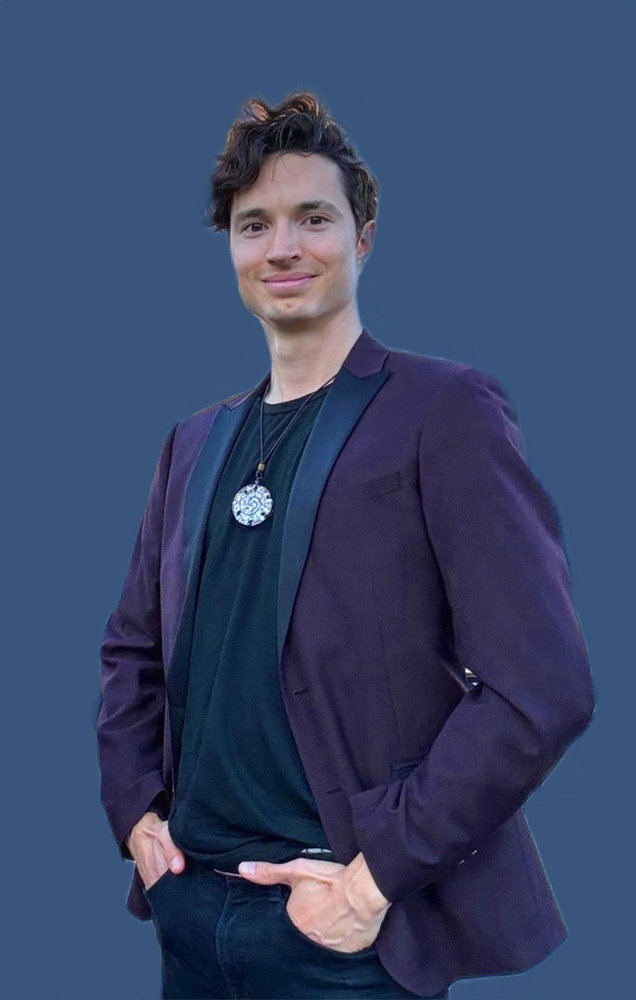
#> input picture images/Michael-Mooring.jpeg, 636 x 1000 px, shrunk from 1272 x 2000 before the run
$ python dechecker.py ../../images/Michael-Mooring.jpeg ../../images/abdul.jpeg
#> lines starting #> are read from the running program, lines starting #| are printed output that depends on the picture; after the words box and inside, x2 and y2 are one past the last pixel; in counts of white or black regions, pixels touching at a corner belong together
#!/usr/bin/env python3
"""Turn Gemini's *painted* transparency checkerboard into a real alpha channel.

Nano-banana ("gemini-2.5-flash-image") cannot emit an alpha channel. Asked for a
cutout it renders the checkerboard as literal pixels, so the PNG comes back
opaque RGB with a grid baked in. This keys that grid out.

Flood-filling inward from the border (rather than keying every checker-coloured
pixel globally) is what keeps the grey highlights on the mechanical forearm from
being punched into holes -- they are the same colour as the checker squares.

    python3 dechecker.py in.png out.png [--feather 1.2] [--tol 26]
"""
import sys
from collections import deque

import numpy as np
from PIL import Image, ImageFilter


def checker_colors(rgb, band=6):
    """The two alternating square colours, read off the image border."""
    edge = np.concatenate([
        rgb[:band].reshape(-1, 3), rgb[-band:].reshape(-1, 3),
        rgb[:, :band].reshape(-1, 3), rgb[:, -band:].reshape(-1, 3),
    ])
    uniq, counts = np.unique(edge, axis=0, return_counts=True)
    return uniq[np.argsort(-counts)[:2]].astype(np.int16)


def main():
    src, dst = sys.argv[1], sys.argv[2]
    args = sys.argv[3:]
    feather = float(args[args.index("--feather") + 1]) if "--feather" in args else 1.2
    tol = float(args[args.index("--tol") + 1]) if "--tol" in args else 26.0

    rgb = np.asarray(Image.open(src).convert("RGB"), dtype=np.int16)
    h, w, _ = rgb.shape
#> h = 1000; w = 636
    cols = checker_colors(rgb)
#> in checker_colors, `uniq, counts = np.unique(edge, axis=0, return_counts=True)`: uniq = 853 rows, first 8: [0, 5, 34], [0, 6, 35], [0, 7, 36], [0, 9, 35], [0, 9, 38], [0, 10, 36], [0, 10, 38], [0, 11, 37]; counts = 853 values, max 16909 at index 822, min 1 at index 0, mean 23.02
#> cols = [[57, 85, 124], [58, 86, 125]]

    # Distance to the nearer checker colour: 0 = pure background, high = subject.
    dist = np.min([np.linalg.norm(rgb - c, axis=2) for c in cols], axis=0)
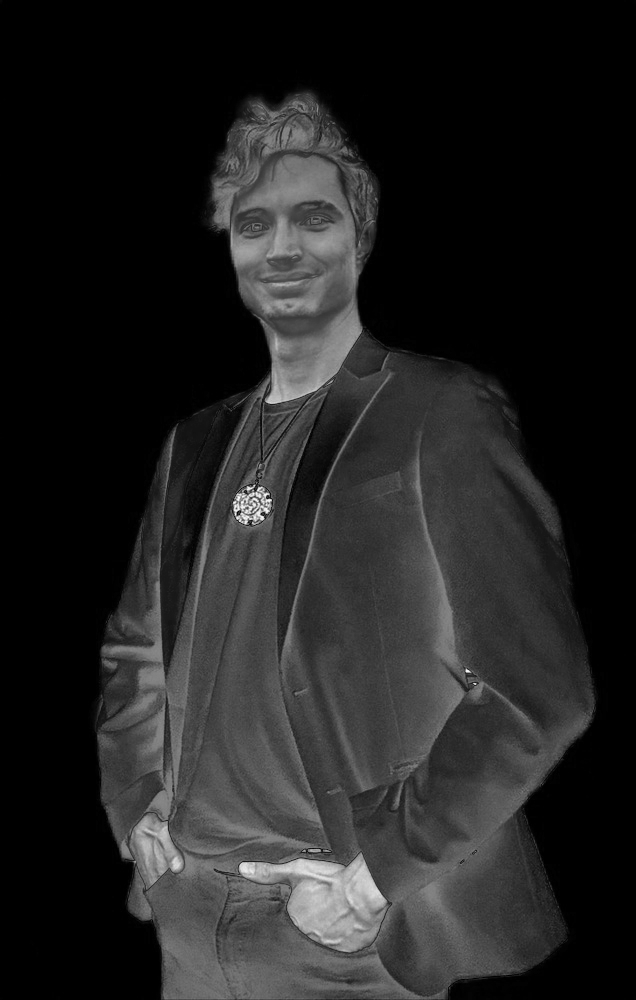
#> dist: shape (1000, 636) float64; min 0, max 277.8, mean 37.4; drawn with min black and max white
    is_bg = dist <= tol
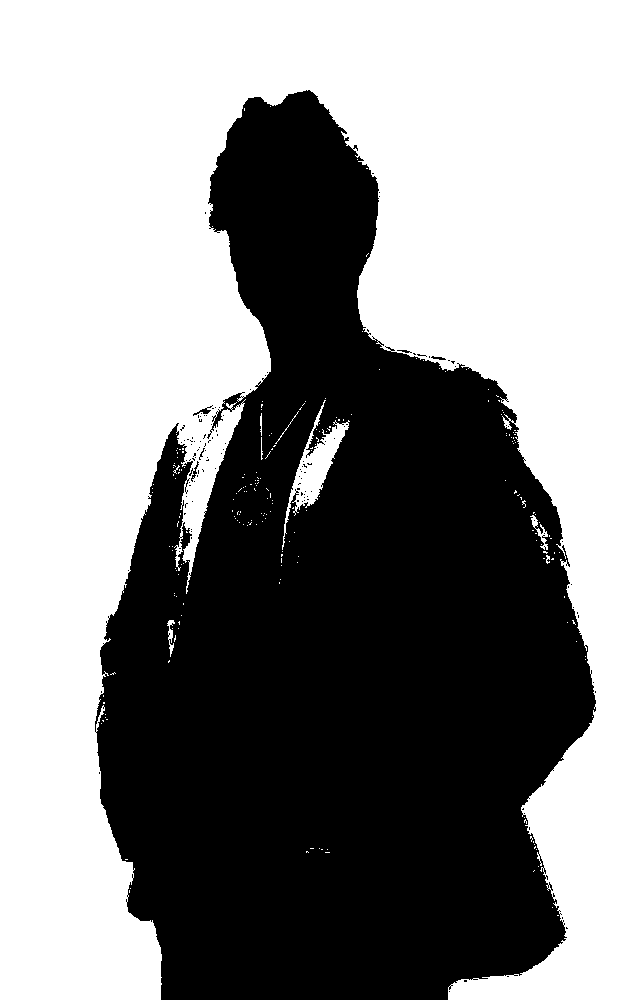
#> is_bg: shape (1000, 636) bool; 54.7% white; 124 black regions (118 under 20 px), largest, box (x1, y1, x2, y2) and area: (95, 90, 596, 1000) 287461, (193, 405, 213, 416) 60, (189, 461, 199, 482) 57, (431, 356, 446, 360) 32, (397, 350, 412, 353) 24, (199, 448, 205, 460) 20

    # Keep only the background region connected to the frame edge.
    outside = np.zeros((h, w), dtype=bool)
    q = deque()
    for y, x in [*((0, x) for x in range(w)), *((h - 1, x) for x in range(w)),
                 *((y, 0) for y in range(h)), *((y, w - 1) for y in range(h))]:
        if is_bg[y, x] and not outside[y, x]:
            outside[y, x] = True
            q.append((y, x))
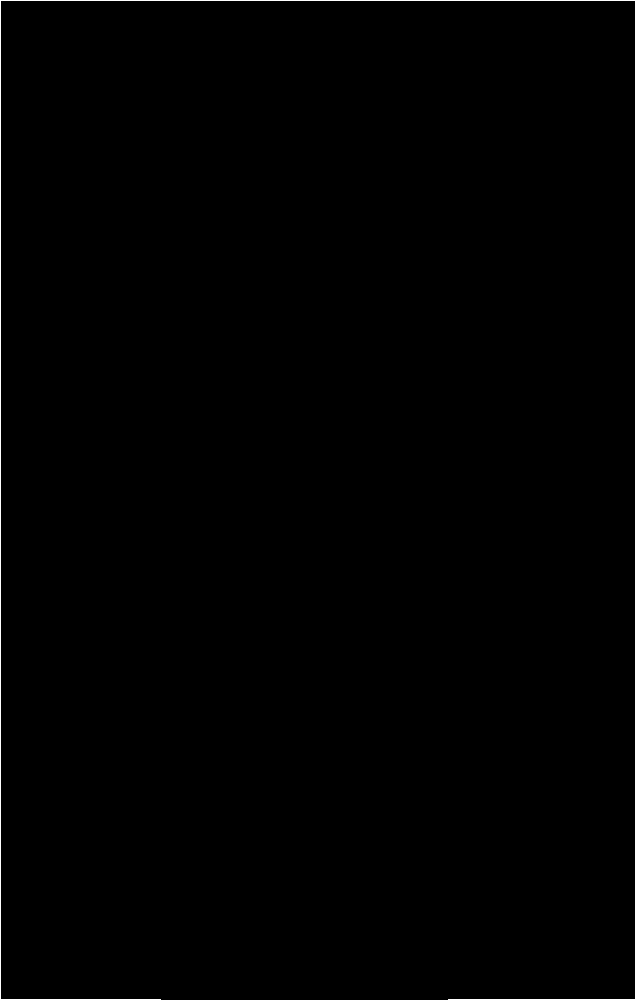
#> outside: shape (1000, 636) bool; 0.47% white in thin lines or dots
    while q:
        y, x = q.popleft()
        for ny, nx in ((y - 1, x), (y + 1, x), (y, x - 1), (y, x + 1)):
            if 0 <= ny < h and 0 <= nx < w and is_bg[ny, nx] and not outside[ny, nx]:
                outside[ny, nx] = True
                q.append((ny, nx))

    alpha = np.where(outside, 0.0, 255.0).astype(np.float32)
    if feather:
        # Blur, then re-clamp the interior to 255 so only the silhouette softens.
        alpha = np.asarray(
            Image.fromarray(alpha.astype(np.uint8)).filter(
                ImageFilter.GaussianBlur(feather)),
            dtype=np.float32)
        alpha[~outside & (alpha > 140)] = 255.0
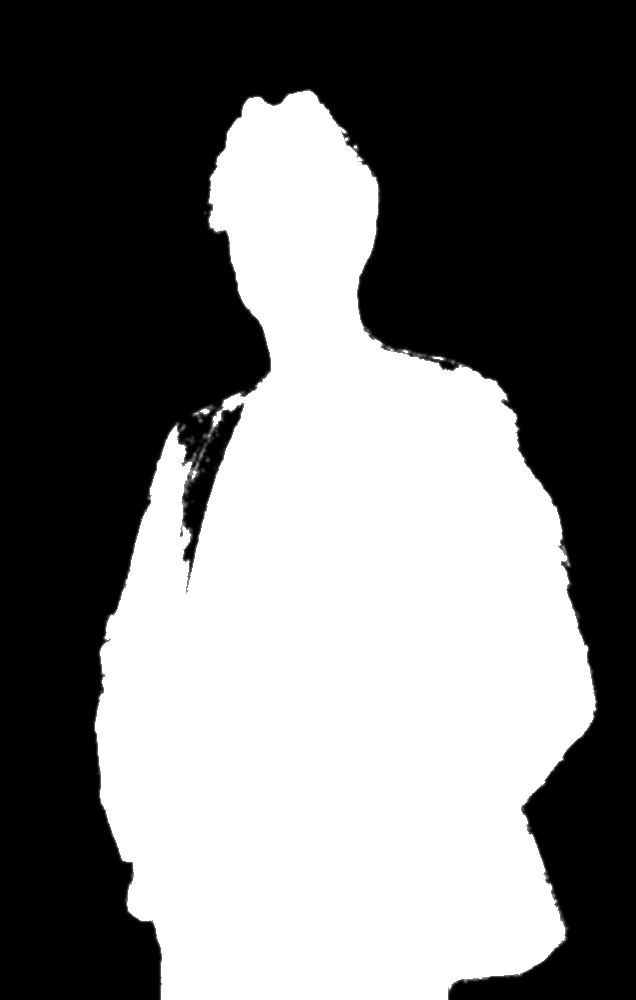
#> alpha: shape (1000, 636) float32; min 0, max 255, mean 117.4
        alpha[outside & (alpha < 24)] = 0.0
#> alpha: shape (1000, 636) float32; 0.82% of pixels changed, all inside (x1, y1, x2, y2) = (92, 87, 599, 1000)

    # Edge decontamination: the checker colour bled into the semi-transparent
    # rim, so pull those pixels toward the nearest fully-opaque neighbour.
    rgb8 = rgb.astype(np.uint8)
#> rgb8 is the input picture: shape (1000, 636, 3); mean R, G, B 56.1, 70.9, 104.8
    rim = (alpha > 0) & (alpha < 255)
#> rim: shape (1000, 636) bool; 1.1% white in thin lines or dots, all inside (x1, y1, x2, y2) = (93, 89, 598, 1000)
    if rim.any():
        solid = Image.fromarray(np.where(
            (alpha == 255)[..., None], rgb8, 0).astype(np.uint8))
        spread = np.asarray(solid.filter(ImageFilter.MaxFilter(5)), dtype=np.uint8)
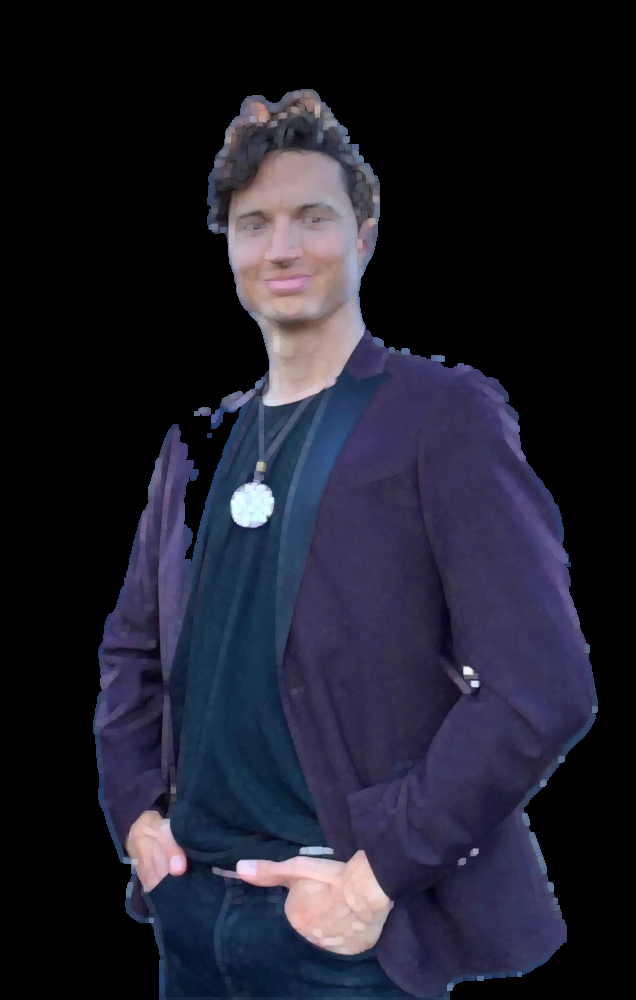
#> spread: shape (1000, 636, 3); mean R, G, B 30.9, 30.7, 43.9
        rgb8 = np.where(rim[..., None], spread, rgb8)

    out = np.dstack([rgb8, alpha.astype(np.uint8)])
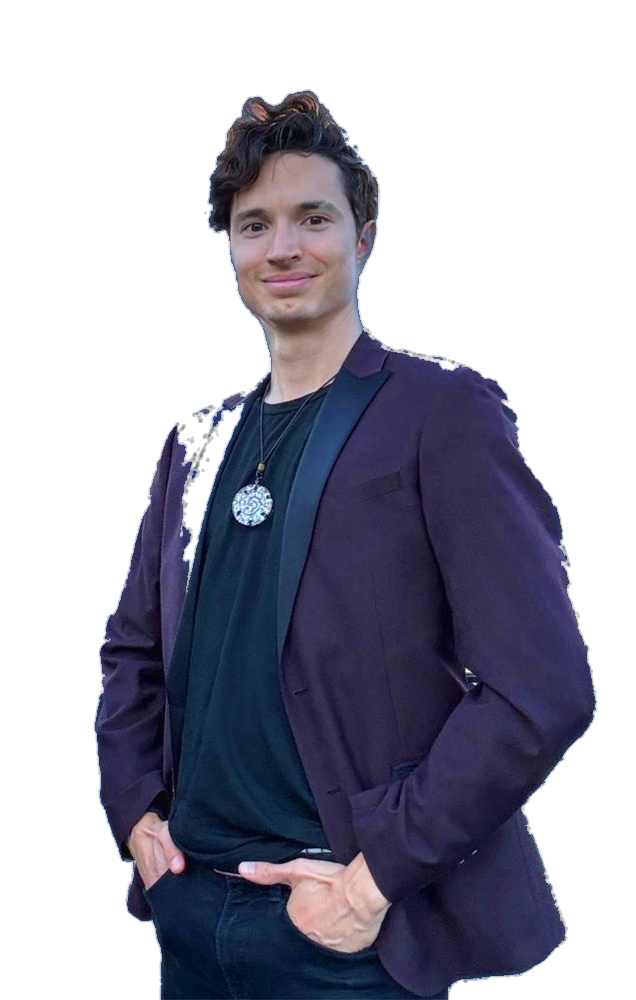
#> out: shape (1000, 636, 4); mean R, G, B, A 56.1, 70.8, 104.6, 117.3; transparent parts drawn white
    img = Image.fromarray(out, "RGBA").crop(Image.fromarray(out, "RGBA").getbbox())
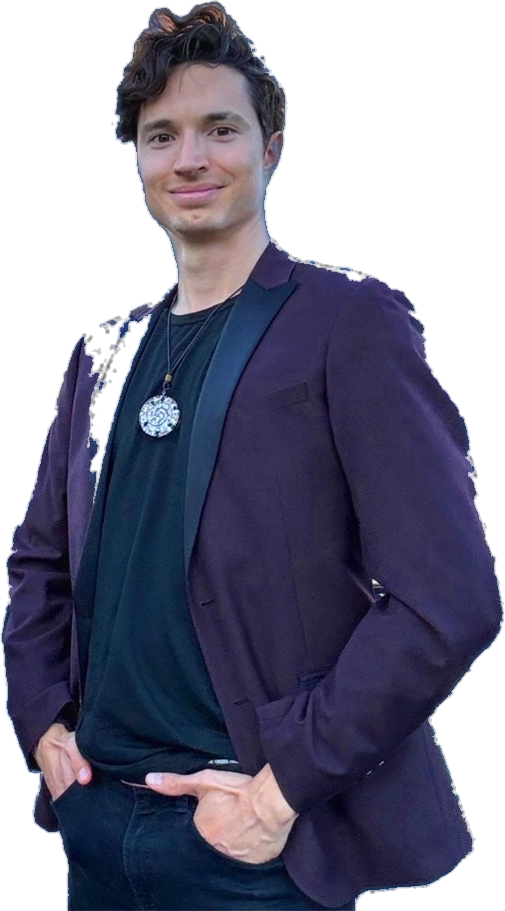
#> img: PIL image 505x911 RGBA; mean R, G, B, A 55.8, 65.4, 97.2, 162.2; transparent parts drawn white
    img.save(dst)
    print(f"{dst}: {img.size[0]}x{img.size[1]}  "
          f"bg={cols.tolist()}  transparent={100 * outside.mean():.1f}%")
#| ../../images/abdul.jpeg: 505x911  bg=[[57, 85, 124], [58, 86, 125]]  transparent=54.2%


if __name__ == "__main__":
    main()
